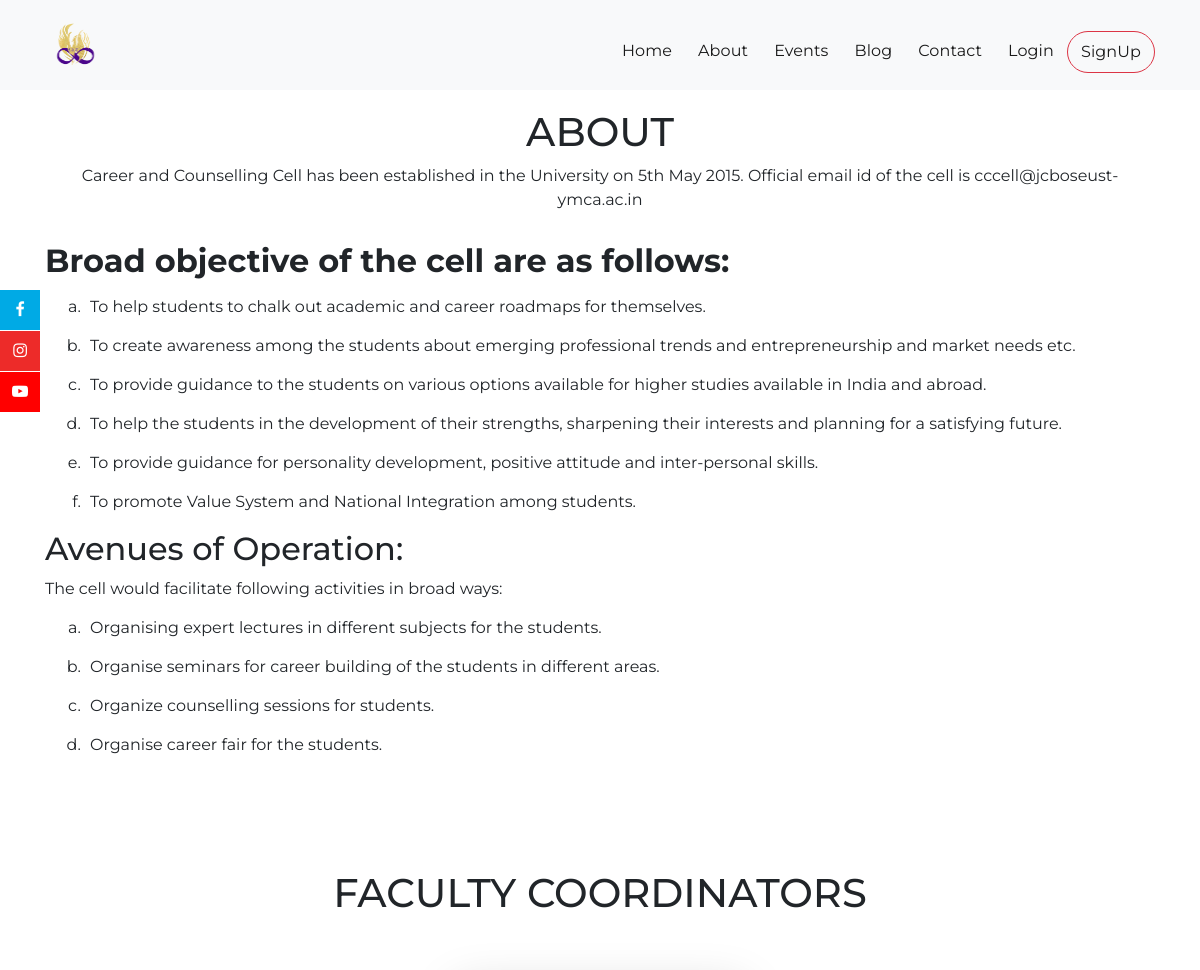
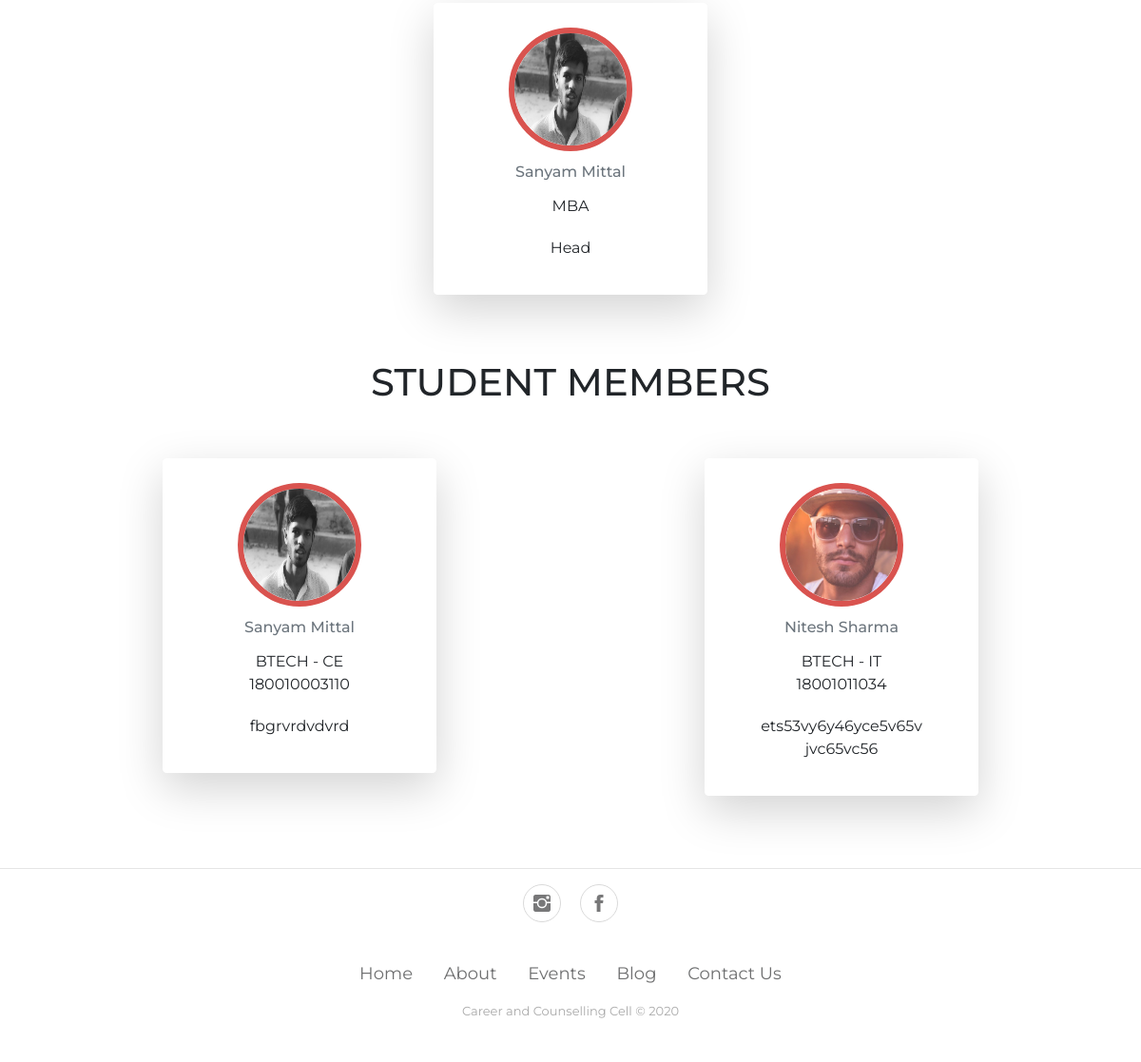
The page /about/ on the database its author committed (2 pictures, top to bottom).
### accounts/models.py (models this page shows, shortened)
class FacultyProfile(models.Model):
    user = models.ForeignKey(User, on_delete=models.CASCADE)
    pic = models.ImageField(default=None, upload_to='faculty pics', blank=True, null=True)
    department = models.CharField(max_length=20)
    position = models.CharField(max_length=20)

class UserProfile(models.Model):
    user = models.OneToOneField(User, on_delete=models.CASCADE)
    pic = models.ImageField(default='student pics/default_user.png', upload_to='student pics', blank=True, null=True)
    roll_no = models.BigIntegerField(unique=True)
    course = models.CharField(choices=courses, max_length=10)
    branch = models.CharField(choices=branch, max_length=10)
    icard = models.ImageField(upload_to='icard', blank=True, null=True)
    phoneno = models.BigIntegerField(default=None)
    password2 = models.CharField(default=None, max_length=100, blank=True, null=True)

### core/models.py (models this page shows, shortened)
class Member(models.Model):
    user = models.ForeignKey(User, on_delete=models.CASCADE)
    userprofile = models.ForeignKey(UserProfile, on_delete=models.CASCADE, default=None, blank=True, null=True)
    description = models.CharField(max_length=100)

### core/views.py (the view)
# urls.py: path('about/', about, name='about'),
def about(request):
    members = Member.objects.all()
    faculties = FacultyProfile.objects.all()
    context = {
        'members': members,
        'faculties': faculties,
    }
    return render(request, 'core/about.html', context)

### core/templates/core/about.html (shortened to what this page needs)
{% extends 'base.html' %}
{% block content %}
    <br>
    <br>
    <br>
    <div class="container" style="margin-top: 40px;">
        <h1 class="text-center">ABOUT</h1>
        <p style="text-align: center">Career and Counselling Cell has been established in the University on 5th May 2015. Official email id of the cell is cccell@jcboseust-ymca.ac.in</p>
        <p class="text-center" style="margin-top: 30px;">
        <b><h2> Broad objective of the cell are as follows:</h2></b>
        <ol type="a">
        <li>To help students to chalk out academic and career roadmaps for themselves.</li>
        <li>To create awareness among the students about emerging professional trends and entrepreneurship and market needs etc.</li>
        <li>To provide guidance to the students on various options available for higher studies available in India and abroad.</li>
        <li>To help the students in the development of their strengths, sharpening their interests and planning for a satisfying future.</li>
        <li>To provide guidance for personality development, positive attitude and inter-personal skills.</li>
        <li>To promote Value System and National Integration among students.</li>
        </ol>
        <b> <h2> Avenues of Operation:</h2></b>
    The cell would facilitate following activities in broad ways:
        <ol type="a">
            <li>Organising expert lectures in different subjects for the students.</li>
            <li>Organise seminars for career building of the students in different areas.</li>
            <li>Organize counselling sessions for students.</li>
            <li>Organise career fair for the students.</li>
        </ol>
        </p><br><br>
    </div>
    {% include 'core/teachers.html' %}
    {% include 'core/studentmember1.html' %}
{% endblock %}

### core/templates/core/teachers.html (shortened to what this page needs)
{% load static %}
{% block static %}
    <link rel="stylesheet" href="{% static 'bootstrap/css/bootstrap.min.css' %}">
{% endblock %}
{% block content %}
<div class="container certibody">
        <center>
            <h1>
                <br>
                FACULTY COORDINATORS
            </h1>
            <br><br>
                <div class="row user-list">
                {% for faculty in faculties %}
                    <div class="col item">
                        <div class="card border-white border rounded shadow-lg" data-bs-hover-animate="pulse" style="width: 18rem;">
                            <div class="card-body">
                                <div class="card-title" style="margin-top: 5px;"><img class="img" src="{{ faculty.pic.url }}" height="130" width="130"></div>
                                <h6 class="text-muted card-subtitle mb-2 name" style="margin-top: 0px;">{{faculty.user.first_name}} {{ faculty.user.last_name }}</h6>
                                <p class="card-text title" style="width: 180px;margin-top: 15px;margin-bottom: 20px;">{{ faculty.department }}</p>
                                {% if faculty.position %}
                                <p class="description">{{ faculty.position }}</p>
                                {% endif %}
                            </div>
                        </div>
                    </div>
                {% endfor %}
                </div>
        </center>
    </div>
{% endblock %}

### core/templates/core/studentmember1.html (shortened to what this page needs)
{% load static %}
{% block static %}
    <link rel="stylesheet" href="{% static 'bootstrap/css/bootstrap.min.css' %}">
{% endblock %}
{% block content %}
<div class="container certibody">
        <center>
            <h1>
                <br>
                STUDENT MEMBERS
            </h1>
            <br><br>
                <div class="row user-list">
                {% for member in members %}
                    <div class="col item">
                        <div class="card border-white border rounded shadow-lg" data-bs-hover-animate="pulse" style="width: 18rem;">
                            <div class="card-body">
                                <div class="card-title" style="margin-top: 5px;"><a href="{% url 'accounts:dashboard' member.user.username %}"><img class="img" src="{{ member.userprofile.pic.url }}" height="130" width="130"></a></div>
                                <a href="{% url 'accounts:dashboard' member.user.username %}"><h6 class="text-muted card-subtitle mb-2 name" style="margin-top: 0px;">{{member.user.first_name}} {{ member.user.last_name }}</h6></a>
                                <p class="card-text title" style="width: 180px;margin-top: 15px;margin-bottom: 20px;">{{ member.userprofile.course }} - {{ member.userprofile.branch }} {{ member.userprofile.roll_no }}</p>
                                {% if member.description %}
                                <p class="description">{{ member.description }}</p>
                                {% endif %}
                            </div>
                        </div>
                    </div>
                {% endfor %}
                </div>
        </center>
    </div>
{% endblock %}

### static/css/Social-Menu-Sticky.css (style rules this page uses)
* { -webkit-box-sizing: border-box; -moz-box-sizing: border-box; box-sizing: border-box; }

### templates/base.html (style rules this page uses)
* { font-family: 'Montserrat', sans-serif; }

### templates/navbar.html (style rules this page uses)
li { padding-right: 5px; padding-left: 5px; }

### core/templates/core/about.html (style rules this page uses)
li { margin-top: 15px; }

### core/templates/core/teachers.html (style rules this page uses)
.img { border: 0.4rem solid #d9534f; border-radius: 100%; }
.row .item { margin-bottom: 20px; }

### core/templates/core/studentmember1.html (style rules this page uses)
.img { border: 0.4rem solid #d9534f; border-radius: 100%; }
.row .item { margin-bottom: 20px; }

### rows shown on the page
FacultyProfile: pic (picture), user.first_name "Sanyam", user.last_name "Mittal", department "MBA", position "Head"
Member: userprofile.pic (picture), user.first_name "Sanyam", user.last_name "Mittal", userprofile.course "BTECH", userprofile.branch "CE", userprofile.roll_no "180010003110", description "fbgrvrdvdvrd"
Member: userprofile.pic (picture), user.first_name "Nitesh", user.last_name "Sharma", userprofile.course "BTECH", userprofile.branch "IT", userprofile.roll_no "18001011034", description "ets53vy6y46yce5v65v jvc65vc56"
